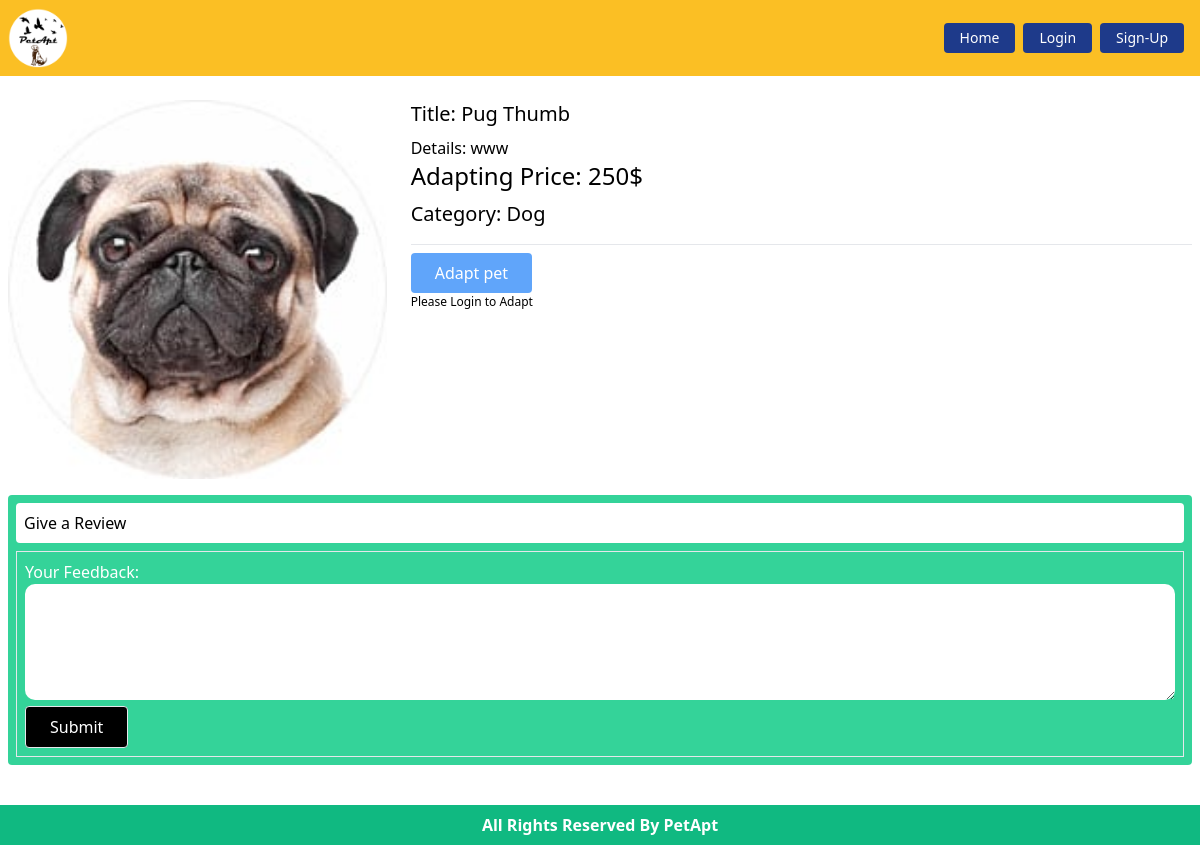
/user/pet-details/4, run on the app's committed database.
### Pets/models.py (models this page shows, shortened)
class Pet(models.Model):
    image = models.ImageField(upload_to='pets/media/images/')
    title = models.CharField(max_length = 40)
    description = models.TextField()
    adapt_price = models.IntegerField()
    category = models.ForeignKey(PetCategory, on_delete=models.CASCADE)

class PetCategory(models.Model):
    name = models.CharField(max_length=30)
    slug = models.SlugField(max_length=80)
    def __str__(self):
        return self.name

### Pets/views.py (the view, shortened to what this page needs)
# urls.py: path('pet-details/<int:id>', PetDetails.as_view(), name='petDetails')
class PetDetails(DetailView):
    model = Pet
    template_name = 'pet.html'
    pk_url_kwarg = 'id'
    def get_context_data(self, **kwargs):
        context = super().get_context_data(**kwargs)
        all_feedback = self.object.feedbacks.all()
        review_form = FeedbackForm()
        context['reviews'] = all_feedback
        context['review_form'] = review_form
        return context

### Pets/forms.py
class FeedbackForm(forms.ModelForm):
    class Meta:
        model = Review
        fields = ['body']
        widgets= {
          'body': forms.Textarea(attrs={'rows': 4})
        }

### Pets/templates/pet.html (shortened to what this page needs)
{% extends 'base.html' %}
{% load static %}
{% block content %}
<div class="pet-card pt-2">
    <div class="md:grid grid-cols-3 gap-6">
        <div>
            <img src={{pet.image.url}} alt="pet" class="w-full">
        </div>
        <div class="col-span-2">
            <p class="text-xl pb-2">Title: {{pet.title}}</p>
            <p>Details: {{pet.description}}</p>
            <p class="text-2xl pb-2">Adapting Price: {{pet.adapt_price}}$</p>
            <p class="text-xl pb-2">Category: {{pet.category}}</p>
            <hr class="my-2">
            {% if user.is_authenticated %}
            <a href="{% url 'adaptpet' pet.id %}"
                class="rounded text-white hover:bg-green-500 border bg-green-400 px-6 py-2 inline-block">
                Adapt pet
            </a>
            {% else %}
            <button class="rounded text-white bg-blue-400 px-6 py-2 inline-block">Adapt
                pet
            </button>
            <p style="font-size: 12px;">Please Login to Adapt</p>
            {% endif %}
        </div>
    </div>
    <div class="rounded bg-green-400 p-2 mt-4">
        <div class="rounded p-2 bg-white">
            <p>Give a Review</p>
        </div>
        <div class="mt-2 p-2 border">
            <form method="POST">
                {{review_form}}
                <br>
                <button type="submit"
                    class="rounded text-white bg-black border hover:bg-green-400 px-6 py-2 inline-block">
                    Submit
                </button>
            </form>
        </div>
    </div>
</div>
{% endblock %}

### Core/templates/base.html (style rules this page uses)
input, label { width: 100% !important; }

### Pets/templates/pet.html (style rules this page uses)
textarea { width: 100%; border-radius: 10px; padding: 10px; }
label { color: #fff; }

### data on the page
Pet: image (picture), title "Pug Thumb", description "www", adapt_price "250", category "Dog"
